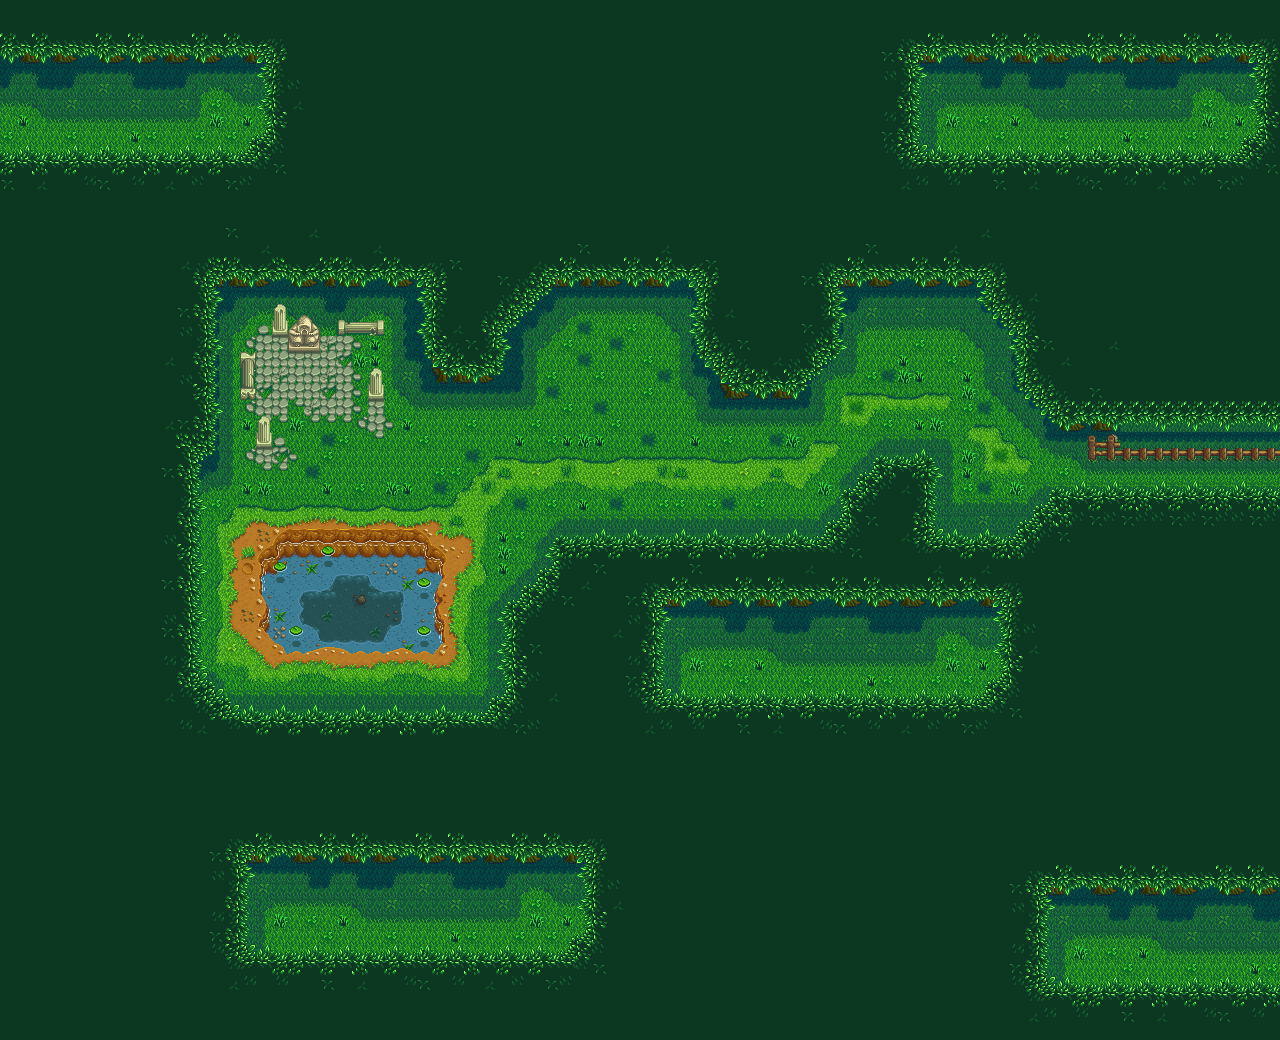

Rendered tile map (Tiled .tmx) drawn with the repository's tilesets; below, a short description and the map source with its tile grids summarised:
An orthogonal 80x65 tile map with 16x16 px tiles, 4 tile layers (Back, Buildings, Front, Front2), 4 tilesets.

<map version="1.10" tiledversion="1.11.0" orientation="orthogonal" renderorder="right-down" width="80" height="65" tilewidth="16" tileheight="16" infinite="0" nextlayerid="8" nextobjectid="1">
 <editorsettings>
  <export target="Woods_Front.tmx" format="tmx" />
 </editorsettings>
 <tileset firstgid="1" name="Woods_Front" tilewidth="16" tileheight="16" tilecount="1920" columns="60">
  <image source="Woods_Front.png" width="960" height="512" />
 </tileset>
 <tileset firstgid="1921" name="Woods_Back" tilewidth="16" tileheight="16" tilecount="1920" columns="60">
  <image source="Woods_Back.png" width="960" height="512" />
 </tileset>
 <tileset firstgid="3841" name="Woods_Buildings" tilewidth="16" tileheight="16" tilecount="1920" columns="60">
  <image source="Woods_Buildings.png" width="960" height="512" />
 </tileset>
 <tileset firstgid="5761" name="Woods" tilewidth="16" tileheight="16" tilecount="1920" columns="60">
  <image source="Woods.png" width="960" height="512" />
 </tileset>
 <layer id="3" name="Back" width="80" height="65">
  <data>[5200 cells, 1970 non-empty, 1920 distinct tile ids]</data>
 </layer>
 <layer id="2" name="Buildings" width="80" height="65">
  <data>[5200 cells, 746 non-empty, 726 distinct tile ids]</data>
 </layer>
 <layer id="6" name="Front" width="80" height="65">
  <data>[5200 cells, 5170 non-empty, 1920 distinct tile ids]</data>
 </layer>
 <layer id="7" name="Front2" width="80" height="65">
  <data>[5200 cells, 870 non-empty, 260 distinct tile ids]</data>
 </layer>
</map>
